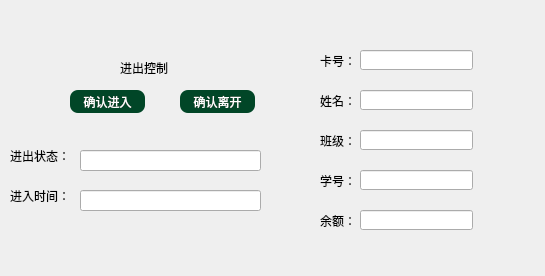
<?xml version="1.0" encoding="UTF-8"?>
<ui version="4.0">
 <class>ReadWidget</class>
 <widget class="QDialog" name="ReadWidget">
  <property name="geometry">
   <rect>
    <x>0</x>
    <y>0</y>
    <width>545</width>
    <height>276</height>
   </rect>
  </property>
  <property name="windowTitle">
   <string>Dialog</string>
  </property>
  <widget class="QLabel" name="label_3">
   <property name="geometry">
    <rect>
     <x>320</x>
     <y>130</y>
     <width>31</width>
     <height>21</height>
    </rect>
   </property>
   <property name="text">
    <string>班级：</string>
   </property>
  </widget>
  <widget class="QLineEdit" name="classesEdit">
   <property name="geometry">
    <rect>
     <x>360</x>
     <y>130</y>
     <width>113</width>
     <height>20</height>
    </rect>
   </property>
  </widget>
  <widget class="QLineEdit" name="studentidEdit">
   <property name="geometry">
    <rect>
     <x>360</x>
     <y>170</y>
     <width>113</width>
     <height>20</height>
    </rect>
   </property>
  </widget>
  <widget class="QLineEdit" name="nameEdit">
   <property name="geometry">
    <rect>
     <x>360</x>
     <y>90</y>
     <width>113</width>
     <height>20</height>
    </rect>
   </property>
   <property name="text">
    <string/>
   </property>
  </widget>
  <widget class="QLabel" name="label">
   <property name="geometry">
    <rect>
     <x>320</x>
     <y>50</y>
     <width>31</width>
     <height>21</height>
    </rect>
   </property>
   <property name="text">
    <string>卡号：</string>
   </property>
  </widget>
  <widget class="QLabel" name="label_4">
   <property name="geometry">
    <rect>
     <x>320</x>
     <y>170</y>
     <width>31</width>
     <height>21</height>
    </rect>
   </property>
   <property name="text">
    <string>学号：</string>
   </property>
  </widget>
  <widget class="QLabel" name="label_10">
   <property name="geometry">
    <rect>
     <x>320</x>
     <y>210</y>
     <width>31</width>
     <height>21</height>
    </rect>
   </property>
   <property name="text">
    <string>余额：</string>
   </property>
  </widget>
  <widget class="QLabel" name="label_2">
   <property name="geometry">
    <rect>
     <x>320</x>
     <y>90</y>
     <width>31</width>
     <height>21</height>
    </rect>
   </property>
   <property name="text">
    <string>姓名：</string>
   </property>
  </widget>
  <widget class="QLineEdit" name="moneyEdit">
   <property name="geometry">
    <rect>
     <x>360</x>
     <y>210</y>
     <width>113</width>
     <height>20</height>
    </rect>
   </property>
  </widget>
  <widget class="QLineEdit" name="cardIdEdit">
   <property name="geometry">
    <rect>
     <x>360</x>
     <y>50</y>
     <width>113</width>
     <height>20</height>
    </rect>
   </property>
  </widget>
  <widget class="QLabel" name="label_5">
   <property name="geometry">
    <rect>
     <x>10</x>
     <y>140</y>
     <width>61</width>
     <height>31</height>
    </rect>
   </property>
   <property name="text">
    <string>进出状态：</string>
   </property>
  </widget>
  <widget class="QLineEdit" name="readstateEdit">
   <property name="geometry">
    <rect>
     <x>80</x>
     <y>150</y>
     <width>181</width>
     <height>21</height>
    </rect>
   </property>
  </widget>
  <widget class="QLabel" name="label_6">
   <property name="geometry">
    <rect>
     <x>120</x>
     <y>60</y>
     <width>101</width>
     <height>16</height>
    </rect>
   </property>
   <property name="styleSheet">
    <string notr="true">font: 75 16pt &quot;楷体&quot;;</string>
   </property>
   <property name="text">
    <string>进出控制</string>
   </property>
  </widget>
  <widget class="QLabel" name="label_7">
   <property name="geometry">
    <rect>
     <x>10</x>
     <y>180</y>
     <width>61</width>
     <height>31</height>
    </rect>
   </property>
   <property name="text">
    <string>进入时间：</string>
   </property>
  </widget>
  <widget class="QLineEdit" name="timeEdit">
   <property name="geometry">
    <rect>
     <x>80</x>
     <y>190</y>
     <width>181</width>
     <height>21</height>
    </rect>
   </property>
  </widget>
  <widget class="QPushButton" name="enterBtn">
   <property name="geometry">
    <rect>
     <x>70</x>
     <y>90</y>
     <width>75</width>
     <height>23</height>
    </rect>
   </property>
   <property name="styleSheet">
    <string notr="true">QPushButton{
font-family:heiti;
	font: 75 10pt &quot;黑体&quot;;
height:20px;
width:60px;
color:white;
background-color:rgb(1, 70, 39);
border-radius:8px;
}</string>
   </property>
   <property name="text">
    <string>确认进入</string>
   </property>
  </widget>
  <widget class="QPushButton" name="outBtn">
   <property name="geometry">
    <rect>
     <x>180</x>
     <y>90</y>
     <width>75</width>
     <height>23</height>
    </rect>
   </property>
   <property name="styleSheet">
    <string notr="true">QPushButton{
font-family:heiti;
	font: 75 10pt &quot;黑体&quot;;
height:20px;
width:60px;
color:white;
background-color:rgb(1, 70, 39);
border-radius:8px;
}</string>
   </property>
   <property name="text">
    <string>确认离开</string>
   </property>
  </widget>
 </widget>
 <resources/>
 <connections/>
</ui>
